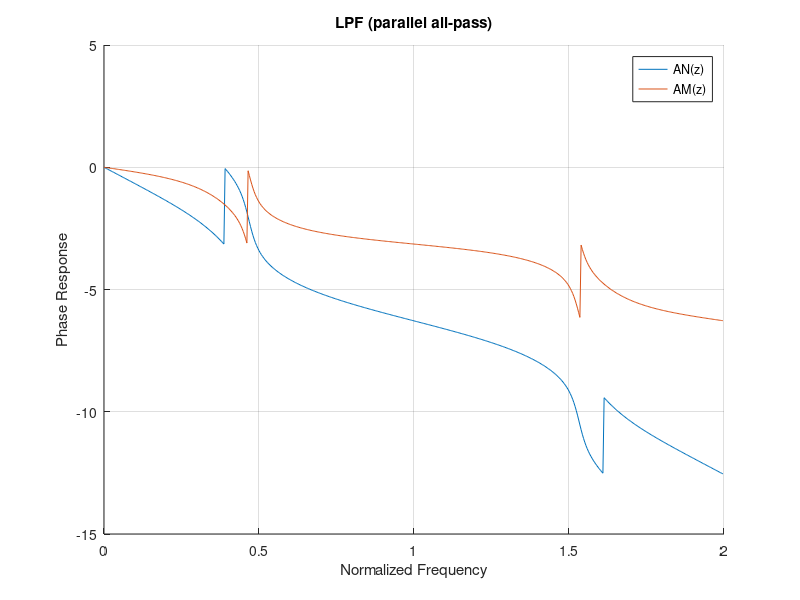

This chart was generated by the following MATLAB code:
%% Homework #3, Part 2

%........................... REPEAT OF PART 1
wp = 0.45*pi;
ws = 0.55*pi;
Rp = 0.1; %dB
Rs = 30;  %dB

[N,wpnew] = ellipord(wp/pi,ws/pi,Rp,Rs);
[z,p,k]   = ellip(N,Rp,Rs,wpnew);

%............................ START OF PART 2
% 2nd Order All-Pass Filter
AMaz = poly([p(3) p(4)]);
AMbz = flip(AMaz);

% 3nd Order All-Pass Filter
ANaz = poly([p(1) p(2) p(5)]);
ANbz = flip(ANaz);

disp('2nd Order All-Pass Numerator:');
disp(AMbz);
disp('2nd Order All-Pass Denominator:');
disp(AMaz);

disp('3rd Order All-Pass Numerator:');
disp(ANbz);
disp('3rd Order All-Pass Denominator:');
disp(ANaz);

figure(3)
hold on
phasez(ANbz,ANaz);
phasez(AMbz,AMaz);
title('LPF (parallel all-pass)');
xlabel('Normalized Frequency'); ylabel('Phase Response');
legend('AN(z)','AM(z)');
hold off